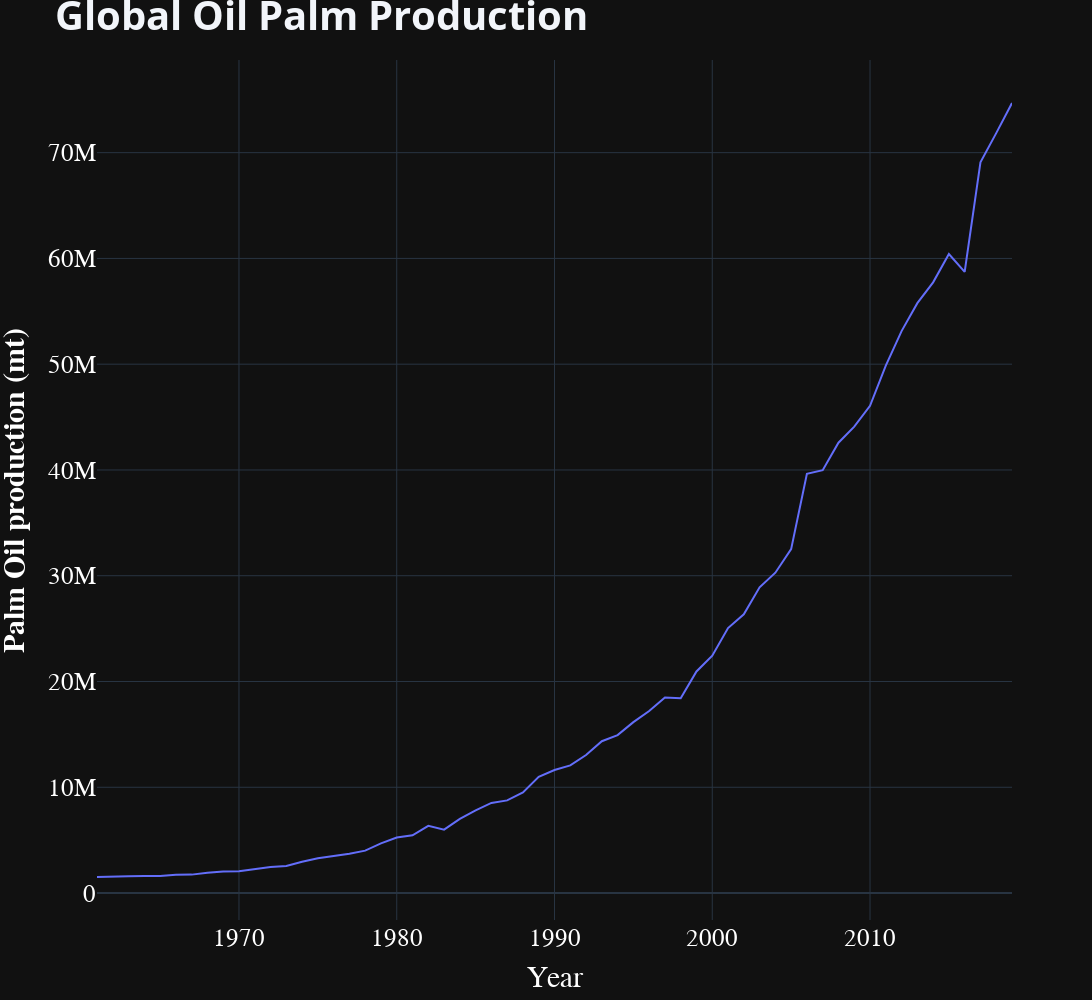

Notebook code for this chart:
### Markdown cell above
# Palm Oil market volumes

### Code cell
palm_oil_production = veg_oil_production[["Year", "palm"]]  # new df

palm_oil_prodn_fig = px.line(palm_oil_production, x="Year", y="palm")
# plot. need to do some formatting

palm_oil_prodn_fig.update_layout(title_text="<b>Global Oil Palm Production<b>", title_font_size=40, legend_font_size=20, width=1400, height=1000)  # Add figure title

palm_oil_prodn_fig.update_xaxes(title_text="Year", title_font=dict(size=30, family='Verdana', color='white'),
                                tickfont=dict(family='Calibri', color='white', size=25))  # format x-axis

palm_oil_prodn_fig.update_yaxes(title_text="<b>Palm Oil production (mt)</b>",
                                title_font=dict(size=30, family='Verdana', color='white'),
                                tickfont=dict(family='Calibri', color='white', size=25))  # Format y-axes

palm_oil_prodn_fig.show()
# To-do: format plot. button to add country or region. automation

### Figure 1 — Plotly figure (JSON) as saved in the notebook; plotly's stock layout.template omitted (floating-point values rounded to 4 significant figures)
{"data": [{"hovertemplate": "Year=%{x}<br>palm=%{y}<extra></extra>", "legendgroup": "", "line": {"color": "#636efa", "dash": "solid"}, "marker": {"symbol": "circle"}, "mode": "lines", "name": "", "orientation": "v", "showlegend": false, "type": "scatter", "x": [1961, 1962, 1963, 1964, 1965, 1966, 1967, 1968, 1969, 1970, 1971, 1972, 1973, 1974, 1975, 1976, 1977, 1978, 1979, 1980, 1981, 1982, 1983, 1984, 1985, 1986, 1987, 1988, 1989, 1990, 1991, 1992, 1993, 1994, 1995, 1996, 1997, 1998, 1999, 2000, 2001, 2002, 2003, 2004, 2005, 2006, 2007, 2008, 2009, 2010, 2011, 2012, 2013, 2014, 2015, 2016, 2017, 2018, 2019], "xaxis": "x", "y": [1518901, 1515941, 1575070, 1610032, 1616213, 1726205, 1741217, 1911724, 2042471, 2049339, 2287330, 2456616, 2564388, 2966191, 3286953, 3485918, 3721794, 4008547, 4700449, 5242953, 5459847, 6353947, 5994853, 7006507, 7825207, 8515833, 8759727, 9506011, 10990059, 11629105, 12063832, 13049624, 14355115, 14931110, 16156686, 17211521, 18489798, 18423018, 20946371, 22440769, 25052758, 26356149, 28900264, 30287437, 32516273, 39638909, 39983987, 42577909, 44101700, 46068029, 49862886, 53130474, 55772480, 57739995, 60411675, 58732092, 69085698, 71847443, 74695653], "yaxis": "y"}], "layout": {"height": 1000, "legend": {"font": {"size": 20}, "tracegroupgap": 0}, "margin": {"t": 60}, "title": {"font": {"size": 40}, "text": "<b>Global Oil Palm Production<b>"}, "width": 1400, "xaxis": {"anchor": "y", "domain": [0, 1], "tickfont": {"color": "white", "family": "Calibri", "size": 25}, "title": {"font": {"color": "white", "family": "Verdana", "size": 30}, "text": "Year"}}, "yaxis": {"anchor": "x", "domain": [0, 1], "tickfont": {"color": "white", "family": "Calibri", "size": 25}, "title": {"font": {"color": "white", "family": "Verdana", "size": 30}, "text": "<b>Palm Oil production (mt)</b>"}}}}
